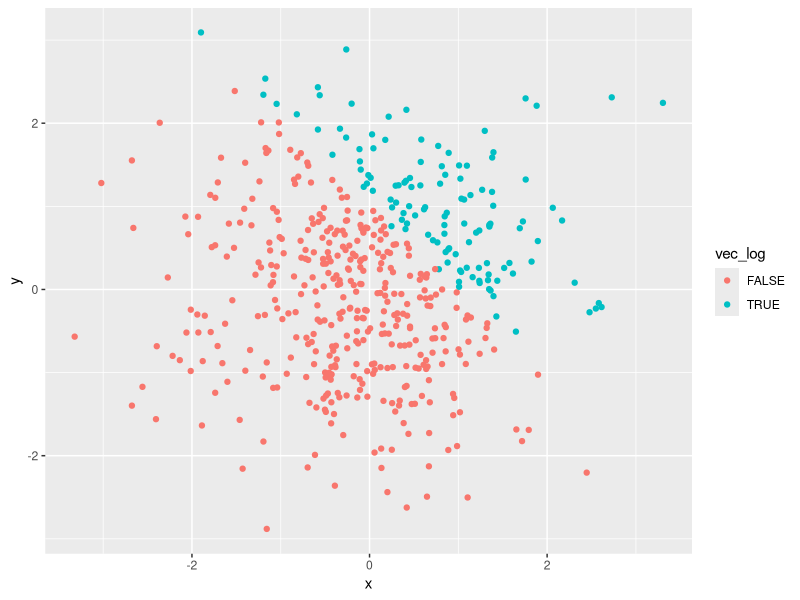
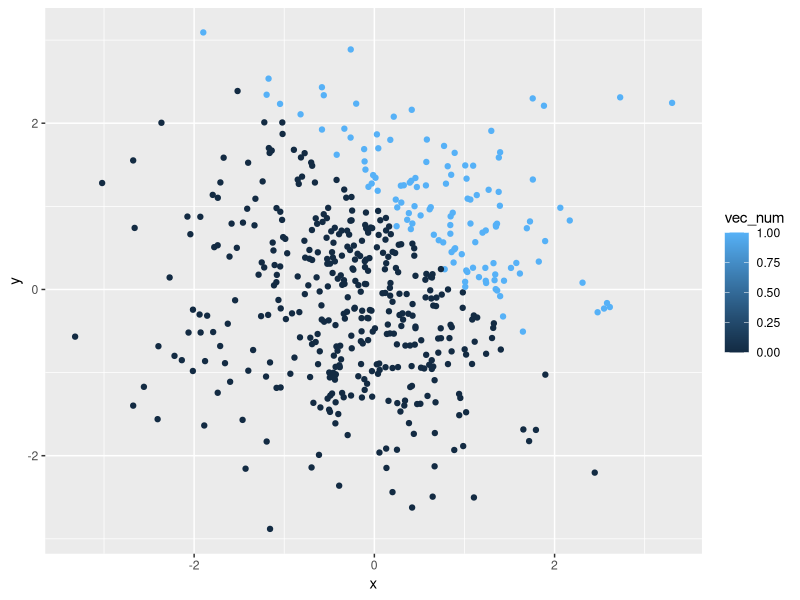
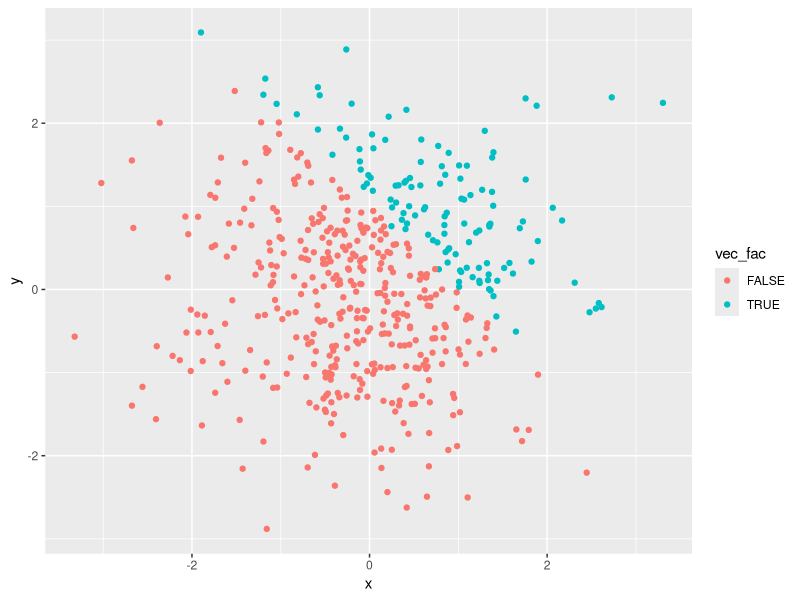
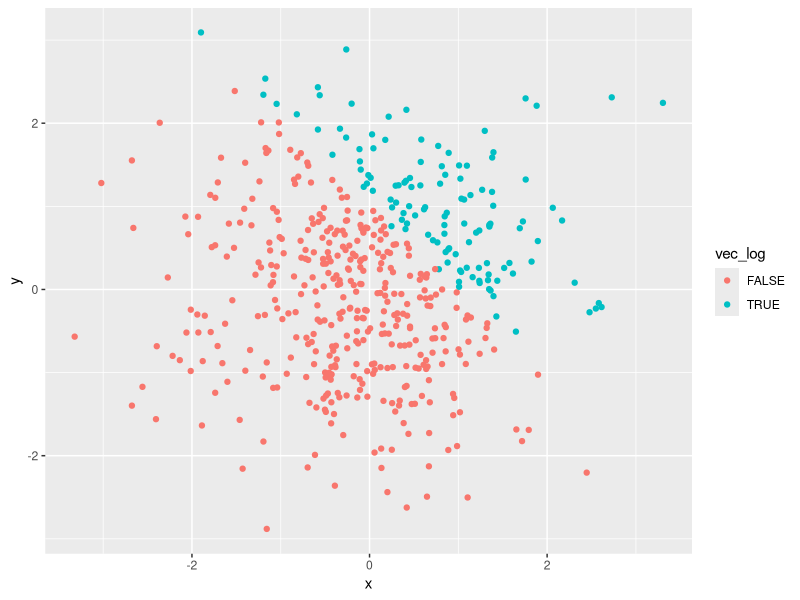

The R source for these figures, in order:
## ---- chunk 1
library(tidyverse)

set.seed(100)

hw1q1_df = tibble(
  norm_samp = rnorm(8),
  vec_logical = c(norm_samp > 0),
  vec_char = c("A", "B", "C", "D", "E", "F", "G", "H"),
  vec_fac = factor(c("low", "med", "high", "low", "med", "high", "low", "med"))
)
## ---- chunk 2
mean(pull(hw1q1_df, norm_samp))
mean(pull(hw1q1_df, vec_logical))
mean(pull(hw1q1_df, vec_char))
mean(pull(hw1q1_df, vec_fac))
## ---- chunk 3
as.numeric(pull(hw1q1_df, vec_logical)) * pull(hw1q1_df, norm_samp)

as.factor(pull(hw1q1_df, vec_logical)) * pull(hw1q1_df, norm_samp)

as.numeric(as.factor(pull(hw1q1_df, vec_logical)))*pull(hw1q1_df, norm_samp)
## ---- chunk 4

set.seed(100)

hw1q2_df = tibble(
  x = rnorm(500),
  y = rnorm(500),
  vec_log = c(x + y > 1), 
  vec_num = as.numeric(vec_log),
  vec_fac = as.factor(vec_log)
)
## ---- chunk 5
ggplot(hw1q2_df, aes(x = x, y = y, color = vec_log)) + geom_point()
ggsave("scatter_plot.pdf", height = 6, width = 6)

ggplot(hw1q2_df, aes(x = x, y = y, color = vec_num)) + geom_point()
ggplot(hw1q2_df, aes(x = x, y = y, color = vec_fac)) + geom_point()
